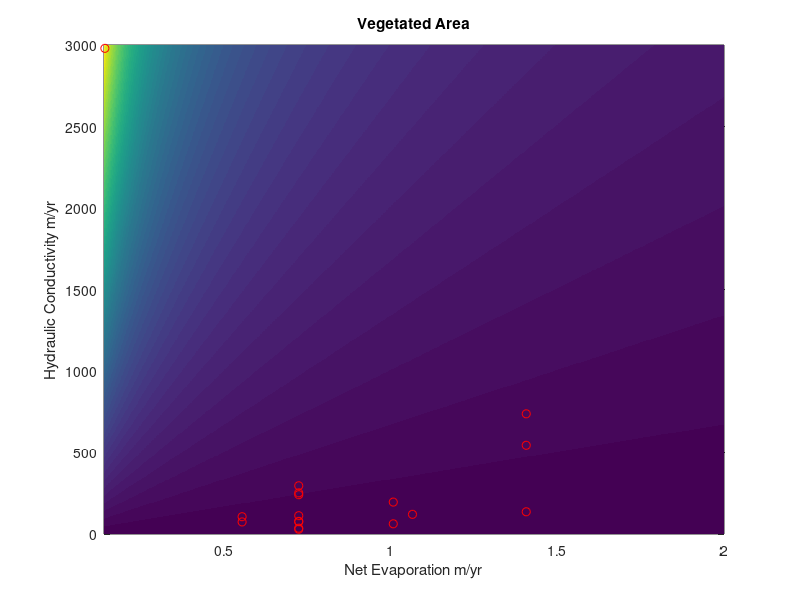

This figure's MATLAB source:
clc
clear all
close all

Enet=linspace(0.14,2,1000);
D=linspace(1,3001,1000);
So=35;
b=1;
Sc=72;

ne=length(Enet);
nd=length(D);

Av = zeros(ne,nd);

for i=1:nd
    for j=1:ne
        Av(i,j)=((Sc-So)/(Enet(j)*b))*(2*pi*D(i));
    end
end
px= [0.1426 .7242 .7242 .7242 .7242 .7242 .7242 1.4067 1.4067 .7242 .7242 1.0654 .5543 .5543 1.4067 1.0078 1.0078]; 
py= [2979571 295857 29122 241064 112319 77645 35737 136350 544291 252404 75396 120650 106110 74044 737302 195762 62553]; 

figure

pcolor(Enet,D,Av)
%contour(Enet,D,Av)
axis([0.14 2 0 3000]);

hold on

plot(px,py*10^-3,'ro')
shading flat
xlabel('Net Evaporation m/yr')
ylabel('Hydraulic Conductivity m/yr')
zlabel ('Vegetated Area m^2')

title('Vegetated Area')
hold on
%contour(Enet,D,Av,'k')
